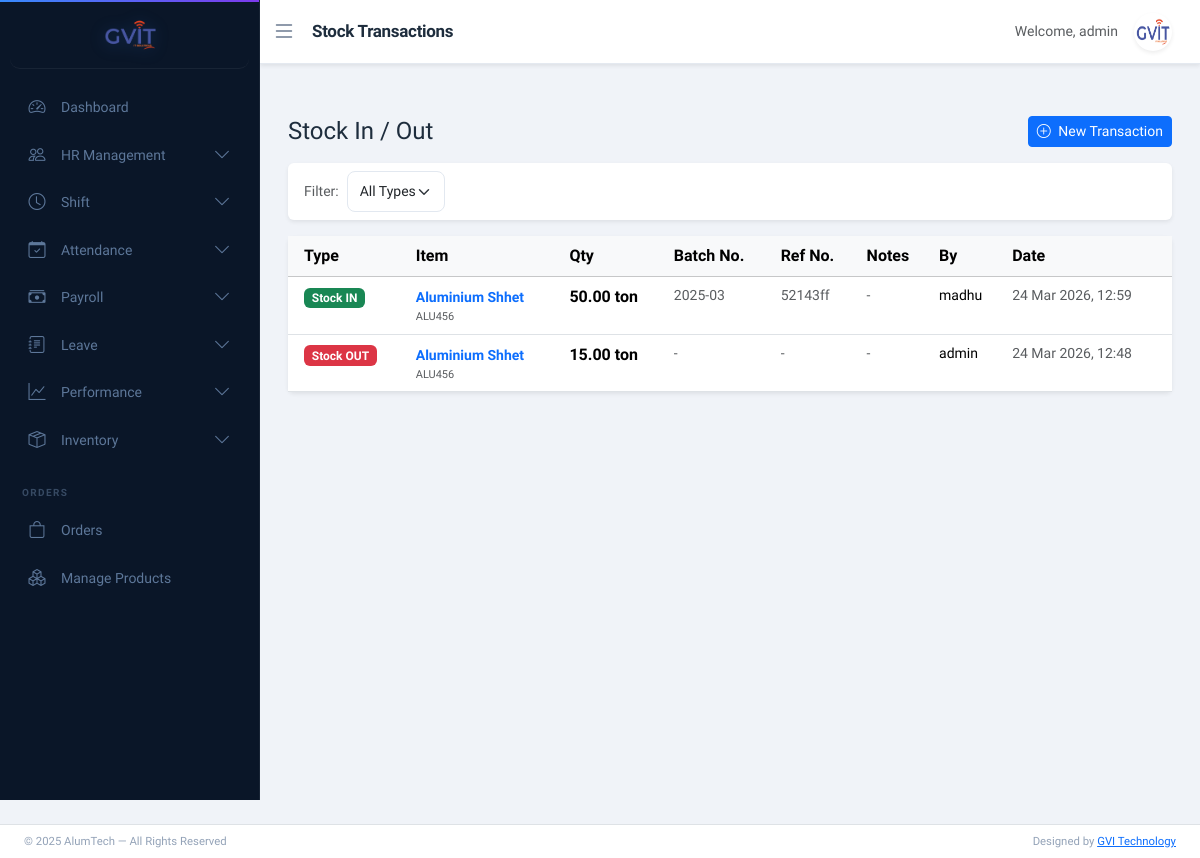
Before: /inventory/transactions/ (signed in) with the older database file.
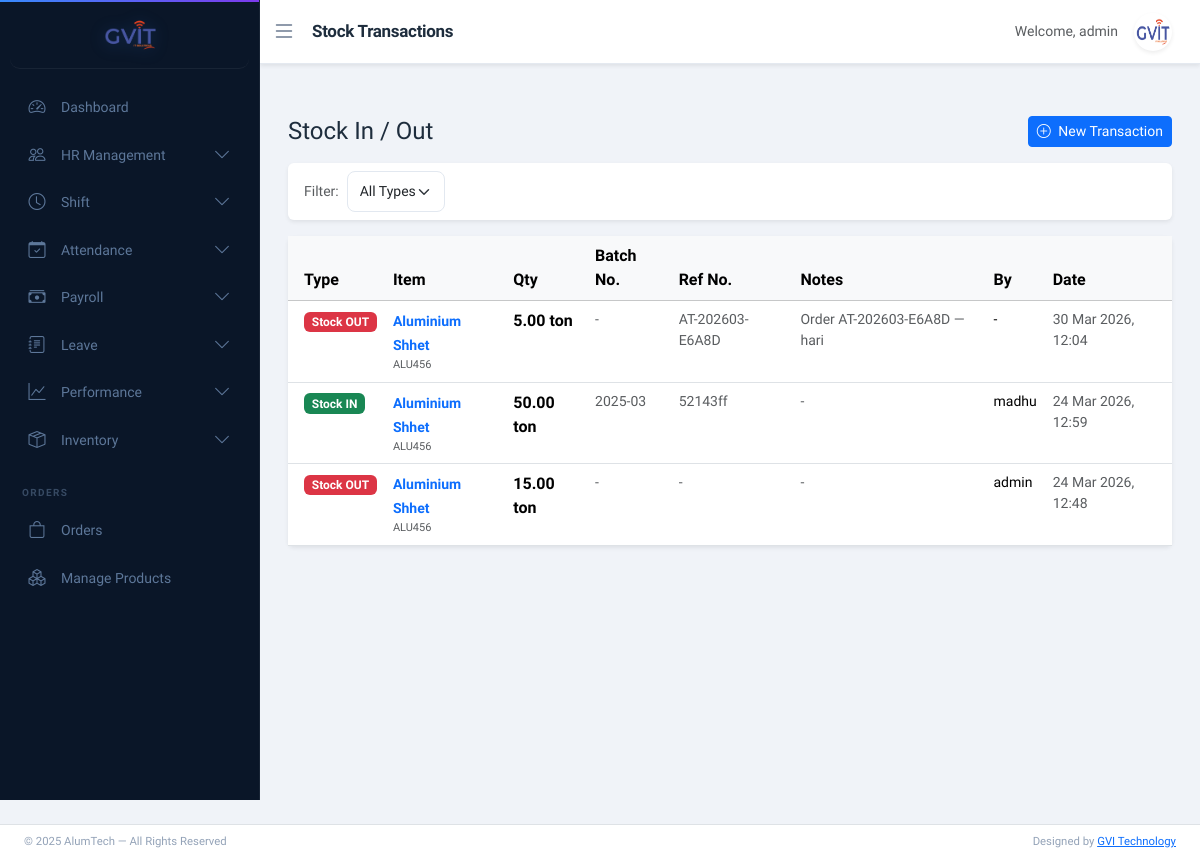
After: the same page with the newer database file.
### inventory/models.py (models this page shows, shortened)
class StockTransaction(models.Model):
    TRANSACTION_TYPES = [
        ('IN', 'Stock In'),
        ('OUT', 'Stock Out'),
        ('ADJUST', 'Adjustment'),
    ]
    item = models.ForeignKey(Item, on_delete=models.CASCADE, related_name='transactions')
    transaction_type = models.CharField(max_length=10, choices=TRANSACTION_TYPES)
    quantity = models.DecimalField(max_digits=12, decimal_places=2)
    batch_number = models.CharField(max_length=100, blank=True)
    reference_number = models.CharField(max_length=100, blank=True)
    purchase_price = models.DecimalField(max_digits=12, decimal_places=2, default=0)
    notes = models.TextField(blank=True)
    transaction_date = models.DateTimeField(default=timezone.now)
    created_by = models.ForeignKey(User, on_delete=models.SET_NULL, null=True)
    created_at = models.DateTimeField(auto_now_add=True)

class Item(models.Model):
    UNIT_CHOICES = [
        ('kg', 'Kilogram (kg)'),
        ('ton', 'Ton'),
        ('pcs', 'Pieces (pcs)'),
        ('mtr', 'Meters (mtr)'),
        ('ltr', 'Litre (ltr)'),
        ('box', 'Box'),
    ]
    name = models.CharField(max_length=200)
    item_code = models.CharField(max_length=50, unique=True)
    category = models.ForeignKey(Category, on_delete=models.SET_NULL, null=True)
    supplier = models.ForeignKey(Supplier, on_delete=models.SET_NULL, null=True, blank=True)
    warehouse = models.ForeignKey(Warehouse, on_delete=models.SET_NULL, null=True, blank=True)
    unit = models.CharField(max_length=10, choices=UNIT_CHOICES, default='pcs')
    purchase_price = models.DecimalField(max_digits=12, decimal_places=2, default=0)
    current_stock = models.DecimalField(max_digits=12, decimal_places=2, default=0)
    low_stock_threshold = models.DecimalField(max_digits=12, decimal_places=2, default=10)
    description = models.TextField(blank=True)
    is_active = models.BooleanField(default=True)
    created_at = models.DateTimeField(auto_now_add=True)

### inventory/views.py (the view, shortened to what this page needs)
# urls.py: path('transactions/', views.stock_transaction, name='inventory_transactions'),
@login_required
@user_passes_test(inventory_access)
def stock_transaction(request):
    base_template = 'base_dashboard.html' if request.user.is_superuser else 'base_store.html'
    items = Item.objects.filter(is_active=True).order_by('name')
    transactions = StockTransaction.objects.select_related('item', 'created_by').order_by('-created_at')[:50]
    txn_type = request.GET.get('type')
    if txn_type:
        transactions = StockTransaction.objects.filter(transaction_type=txn_type).select_related('item', 'created_by').order_by('-created_at')[:50]
    context = {
        'base_template': base_template,
        'items': items,
        'transactions': transactions,
        'txn_type': txn_type,
    }
    return render(request, 'inventory/stock_transaction.html', context)

### inventory/views.py (called while the page is built)
def inventory_access(user):
    return user.is_superuser or is_admin_or_store_manager(user)

### inventory/templates/inventory/stock_transaction.html (shortened to what this page needs)
{% extends base_template %}
{% block page_title %}Stock Transactions{% endblock %}
{% block content %}
<div class="d-flex justify-content-between align-items-center mb-3">
    <h4 class="mb-0">Stock In / Out</h4>
    <button class="btn btn-primary btn-sm" data-bs-toggle="modal" data-bs-target="#stockModal">
        <i class="bi bi-plus-circle me-1"></i> New Transaction
    </button>
</div>
<div class="card border-0 shadow-sm mb-3">
    <div class="card-body py-2">
        <form method="get" class="d-flex gap-2 align-items-center">
            <label class="small text-muted mb-0">Filter:</label>
            <select name="type" class="form-select form-select-sm w-auto" onchange="this.form.submit()">
                <option value="">All Types</option>
            </select>
        </form>
    </div>
</div>
<div class="card border-0 shadow-sm">
    <div class="table-responsive">
        <table class="table table-hover mb-0">
            <thead class="table-light">
                <tr>
                    <th class="ps-3">Type</th>
                    <th>Item</th>
                    <th>Qty</th>
                    <th>Batch No.</th>
                    <th>Ref No.</th>
                    <th>Notes</th>
                    <th>By</th>
                    <th>Date</th>
                </tr>
            </thead>
            <tbody>
                {% for txn in transactions %}
                <tr>
                    <td class="ps-3">
                        {% if txn.transaction_type == 'IN' %}
                        <span class="badge bg-success">Stock IN</span>
                        {% elif txn.transaction_type == 'OUT' %}
                        <span class="badge bg-danger">Stock OUT</span>
                        {% else %}
                        <span class="badge bg-warning text-dark">Adjustment</span>
                        {% endif %}
                    </td>
                    <td>
                        <a href="{% url 'inventory_item_detail' txn.item.pk %}"
                           class="fw-semibold text-decoration-none small">
                            {{ txn.item.name }}
                        </a>
                        <div class="text-muted" style="font-size:11px;">{{ txn.item.item_code }}</div>
                    </td>
                    <td class="fw-bold">{{ txn.quantity }} {{ txn.item.unit }}</td>
                    <td class="small text-muted">{{ txn.batch_number|default:"-" }}</td>
                    <td class="small text-muted">{{ txn.reference_number|default:"-" }}</td>
                    <td class="small text-muted">{{ txn.notes|default:"-" }}</td>
                    <td class="small">{{ txn.created_by.username|default:"-" }}</td>
                    <td class="small text-muted">{{ txn.created_at|date:"d M Y, H:i" }}</td>
                </tr>
                {% empty %}
                <tr>
                    <td colspan="8" class="text-center text-muted py-4">No transactions found.</td>
                </tr>
                {% endfor %}
            </tbody>
        </table>
    </div>
</div>
{% endblock %}

### templates/base_dashboard.html (shortened to what this page needs)
{% load static %}
<!doctype html>
<html lang="en">
<head>
<link href="https://cdn.jsdelivr.net/npm/bootstrap@5.3.2/dist/css/bootstrap.min.css" rel="stylesheet">
<link href="https://cdn.jsdelivr.net/npm/bootstrap-icons@1.11.3/font/bootstrap-icons.css" rel="stylesheet">
<link rel="stylesheet" href="{% static 'css/dashboard_style.css' %}">
</head>
<body>
{% if request.user.is_superuser %}
    {% include "includes/sidebar_admin.html" %}
{% elif request.user.employee_profile.role == "HR" %}
    {% include "includes/sidebar_hr.html" %}
{% elif request.user.employee_profile.role == "ACCOUNTS" %}
    {% include "includes/sidebar_accounts.html" %}
{% else %}
    {% include "includes/sidebar_employee.html" %}
{% endif %}
<nav class="navbar navbar-expand-lg navbar-custom shadow-sm" id="navbar">
    <div class="container-fluid">
        <button class="toggle-btn border-0 bg-transparent p-0"
                id="sidebarToggleBtn"
                aria-label="Toggle sidebar"
                aria-expanded="true"
                aria-controls="sidebar">
            <i class="bi bi-list fs-4"></i>
        </button>
        <span class="navbar-brand ms-3 fw-semibold">
            {% block page_title %}Dashboard{% endblock %}
        </span>
        <div class="ms-auto d-flex align-items-center gap-3 me-3">
            <span class="text-muted small">
                Welcome, {{ request.user.username }}
            </span>
            <div class="dropdown">
                <a href="#"
                   class="dropdown-toggle profile-toggle"
                   data-bs-toggle="dropdown"
                   aria-label="User profile menu"
                   aria-haspopup="true"
                   aria-expanded="false">
                    <img src="{% static 'images/gvit.png' %}"
                         width="38"
                         height="38"
                         class="rounded-circle shadow-sm"
                         alt="Profile picture">
                </a>
            </div>
        </div>
    </div>
</nav>
<div class="content mt-4 pb-5" id="content">
    {% block content %}{% endblock %}
</div>
<footer id="footer" class="bg-secondary border-top mt-auto">
    <div class="container-fluid px-4">
        <div class="row align-items-center py-2">
            <div class="col-md-6 small">
                © 2025 AlumTech — All Rights Reserved
            </div>
            <div class="col-md-6 text-md-end small">
                Designed by
                <a href="https://www.gvitechnology.com/" target="_blank">
                    GVI Technology
                </a>
            </div>
        </div>
    </div>
</footer>
</body>
</html>

### templates/includes/sidebar_admin.html (shortened to what this page needs)
{% load static %}
<div class="sidebar" id="sidebar">
    <a href="{% url 'dashboard' %}" class="d-block text-center mb-3 sidebar-logo">
        <img src="{% static 'images/gvit.png' %}" width="60">
    </a>
    <a href="{% url 'dashboard' %}">
        <i class="bi bi-speedometer2"></i>
        <span>Dashboard</span>
    </a>
    <a class="menu-toggle" data-bs-toggle="collapse" href="#hrMenu" role="button">
        <i class="bi bi-people"></i>
        <span>HR Management</span>
        <i class="bi bi-chevron-down ms-auto"></i>
    </a>
    <a class="menu-toggle" data-bs-toggle="collapse" href="#shiftMenu" role="button">
        <i class="bi bi-clock"></i>
        <span>Shift</span>
        <i class="bi bi-chevron-down ms-auto"></i>
    </a>
    <a class="menu-toggle" data-bs-toggle="collapse" href="#attendanceMenu" role="button">
        <i class="bi bi-calendar-check"></i>
        <span>Attendance</span>
        <i class="bi bi-chevron-down ms-auto"></i>
    </a>
    <a class="menu-toggle" data-bs-toggle="collapse" href="#salaryMenu" role="button">
        <i class="bi bi-cash-stack"></i>
        <span>Payroll</span>
        <i class="bi bi-chevron-down ms-auto"></i>
    </a>
    <a class="menu-toggle" data-bs-toggle="collapse" href="#leaveMenu" role="button">
        <i class="bi bi-journal-text"></i>
        <span>Leave</span>
        <i class="bi bi-chevron-down ms-auto"></i>
    </a>
    <a class="menu-toggle" data-bs-toggle="collapse" href="#performanceMenu" role="button">
        <i class="bi bi-graph-up"></i>
        <span>Performance</span>
        <i class="bi bi-chevron-down ms-auto"></i>
    </a>
    <a class="menu-toggle" data-bs-toggle="collapse" href="#inventoryMenu" role="button">
    <i class="bi bi-box-seam"></i>
    <span>Inventory</span>
    <i class="bi bi-chevron-down ms-auto"></i>
</a>
<div class="sidebar-heading">Orders</div>
<a href="{% url 'order_list' %}"
   class="{% if '/manage/orders' in request.path %}active{% endif %}">
    <i class="bi bi-bag"></i>
    <span>Orders</span>
</a>
<a href="{% url 'order_product_list' %}"
   class="{% if '/manage/products' in request.path %}active{% endif %}">
    <i class="bi bi-boxes"></i>
    <span>Manage Products</span>
</a>
</div>

### static/css/dashboard_style.css (style rules this page uses)
:root { --sidebar-width: 260px; --sidebar-collapsed: 72px; --navbar-height: 64px; --sidebar-bg: #0a1628; --sidebar-surface: #111f38; --sidebar-border: rgba(255,255,255,0.06); --sidebar-active-glow: rgba(56, 139, 253, 0.15); --accent: #388bfd; --accent-soft: rgba(56, 139, 253, 0.18); --accent-glow: 0 0 20px rgba(56, 139, 253, 0.35); --text-primary: #e6edf3; --text-muted: #5d7799; --text-faint: #374a63; --bg-page: #f0f3f8; --surface: #ffffff; --border: #e4e9f0; --shadow-sm: 0 1px 3px rgba(0,0,0,0.06), 0 1px 2px rgba(0,0,0,0.04); --shadow-md: 0 4px 16px rgba(0,0,0,0.08); --radius: 12px; --transition: all 0.3s cubic-bezier(0.4, 0, 0.2, 1); }
*, *::before, *::after { box-sizing: border-box; }
body { overflow-x: hidden; background: var(--bg-page); font-family: 'Plus Jakarta Sans', 'Segoe UI', sans-serif; color: #1e2d3d; -webkit-font-smoothing: antialiased; }
.sidebar { width: var(--sidebar-width); height: 100vh; background: var(--sidebar-bg); position: fixed; top: 0; left: 0; padding-top: 0; color:white; transition: var(--transition); z-index: 1000; overflow-y: auto; overflow-x: hidden; border-right: 1px solid var(--sidebar-border); scrollbar-width: none; }
.sidebar::before { content: ''; position: absolute; top: 0; left: 0; right: 0; height: 2px; background: linear-gradient(90deg, var(--accent), #7c3aed, var(--accent)); background-size: 200% 100%; animation: shimmer 4s linear infinite; }
.sidebar-logo { display: flex; justify-content: center; align-items: center; padding: 22px 20px 18px; border-bottom: 1px solid var(--sidebar-border); margin-bottom: 12px; transition: var(--transition); }
.sidebar-logo img { max-width: 88px; border-radius: 14px; padding: 4px; transition: var(--transition); filter: drop-shadow(0 2px 8px rgba(56,139,253,0.25)); }
.sidebar-heading { font-size: 10px; font-weight: 700; text-transform: uppercase; color: var(--text-faint); padding: 18px 22px 6px; margin-top: 4px; letter-spacing: 1.4px; transition: var(--transition); white-space: nowrap; overflow: hidden; }
.sidebar a { color: var(--text-muted); padding: 10px 16px; margin: 2px 10px; display: flex; align-items: center; gap: 13px; text-decoration: none; transition: var(--transition); border-radius: 10px; border-left: none; font-size: 14px; font-weight: 500; white-space: nowrap; overflow: hidden; position: relative; }
.sidebar a i { font-size: 17px; min-width: 22px; text-align: center; flex-shrink: 0; transition: var(--transition); }
.sidebar a span { transition: opacity 0.2s ease, transform 0.2s ease; transform-origin: left; }
.navbar-custom { background: var(--surface); border-bottom: 1px solid var(--border); margin-left: var(--sidebar-width); height: var(--navbar-height); transition: var(--transition); display: flex; align-items: center; box-shadow: var(--shadow-sm); position: sticky; top: 0; z-index: 999; }
.navbar-brand { font-weight: 700; font-size: 17px; color: #1e2d3d; letter-spacing: -0.3px; }
.toggle-btn { font-size: 20px; cursor: pointer; color: #64748b; transition: var(--transition); padding: 6px; border-radius: 8px; line-height: 1; }
.profile-toggle img { cursor: pointer; border: 2px solid transparent; border-radius: 50%; transition: var(--transition); }
.profile-toggle::after { display: none !important; }
.profile-toggle { padding: 0; }
.content { margin-left: var(--sidebar-width); padding: 28px; padding-bottom: 90px; transition: var(--transition); min-height: calc(100vh - var(--navbar-height)); }
#footer { left: var(--sidebar-width); transition: var(--transition); background: var(--surface) !important; border-top: 1px solid var(--border); font-size: 13px; color: #94a3b8; }
.form-control, .form-select { border-color: #e2e8f0; border-radius: 8px; font-size: 14px; padding: 9px 12px; transition: var(--transition); }
#content { animation: pageFadeIn 0.3s ease forwards; }

Changed rows visible on the page:
added StockTransaction: transaction_type "Stock OUT", item.name "Aluminium Shhet", item.item_code "ALU456", quantity "5.00", item.unit "ton", batch_number "-", reference_number "AT-202603-E6A8D", notes "Order AT-202603-E6A8D — hari", created_by.username "-", created_at "30 Mar 2026, 12:04"
